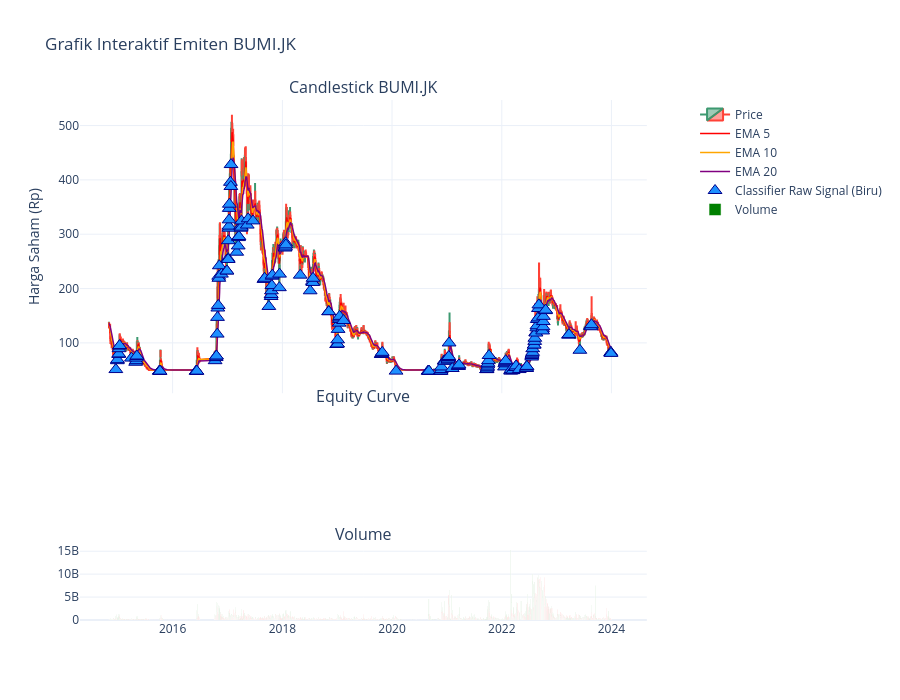

Write notebook code for a chart like this one.
### Code cell
from src.visualizer import plot_interactive_candlestick
from src.label import buy_the_dip_label

# 1. Hitung ulang label dengan sweet spot Anda (15% / -5%)
# Gunakan df utuh agar tidak ada masalah data terpotong di akhir
df_label = buy_the_dip_label(df.copy(), min_return=0.15, max_drawdown=-0.05)

# 2. Potong ke In-Sample (sampai akhir 2023)
df_label = df_label.loc[:IN_SAMPLE_END]

# 3. Ubah nama kolom agar terbaca oleh visualizer.py sebagai sinyal model
df_dummy_pred = pd.DataFrame(index=df_label.index)
df_dummy_pred['classifier_signal'] = df_label['is_buy_dip'] == 1
df_dummy_pred['classifier_proba'] = 1.0  # Sekadar angka probabilitas palsu untuk hover

# 4. Plot Chart Interaktif
plot_interactive_candlestick(
    df=df_label, 
    ticker_name=TICKER, 
    classifier_predictions_df=df_dummy_pred
)

### Figure 1 — Plotly figure (JSON) as saved in the notebook; plotly's stock layout.template omitted (floating-point values rounded to 4 significant figures; data arrays with more than 128 entries replaced by an {"elided": "..."} marker saying what was removed)
{"data": [{"close": {"elided": "2159 float values"}, "high": {"elided": "2159 float values"}, "low": {"elided": "2159 float values"}, "name": "Price", "open": {"elided": "2159 float values"}, "type": "candlestick", "x": {"elided": "2159 str values"}, "xaxis": "x", "yaxis": "y"}, {"hovertemplate": "EMA 5: Rp%{y:,.0f}<extra></extra>", "line": {"color": "red", "width": 1.5}, "mode": "lines", "name": "EMA 5", "type": "scatter", "x": {"elided": "2159 str values"}, "xaxis": "x", "y": {"elided": "2159 float values"}, "yaxis": "y"}, {"hovertemplate": "EMA 10: Rp%{y:,.0f}<extra></extra>", "line": {"color": "orange", "width": 1.5}, "mode": "lines", "name": "EMA 10", "type": "scatter", "x": {"elided": "2159 str values"}, "xaxis": "x", "y": {"elided": "2159 float values"}, "yaxis": "y"}, {"hovertemplate": "EMA 20: Rp%{y:,.0f}<extra></extra>", "line": {"color": "purple", "width": 1.5}, "mode": "lines", "name": "EMA 20", "type": "scatter", "x": {"elided": "2159 str values"}, "xaxis": "x", "y": {"elided": "2159 float values"}, "yaxis": "y"}, {"hovertemplate": "%{text}<extra></extra>", "marker": {"color": "dodgerblue", "line": {"color": "darkblue", "width": 1}, "size": 12, "symbol": "triangle-up"}, "mode": "markers", "name": "Classifier Raw Signal (Biru)", "text": {"elided": "193 str values"}, "type": "scatter", "x": {"elided": "193 str values"}, "xaxis": "x", "y": {"elided": "193 float values"}, "yaxis": "y"}, {"marker": {"color": {"elided": "2159 str values"}}, "name": "Volume", "type": "bar", "x": {"elided": "2159 str values"}, "xaxis": "x3", "y": {"elided": "2159 float values"}, "yaxis": "y4"}], "layout": {"annotations": [{"font": {"size": 16}, "showarrow": false, "text": "Candlestick BUMI.JK", "x": 0.47, "xanchor": "center", "xref": "paper", "y": 1, "yanchor": "bottom", "yref": "paper"}, {"font": {"size": 16}, "showarrow": false, "text": "Equity Curve", "x": 0.47, "xanchor": "center", "xref": "paper", "y": 0.406, "yanchor": "bottom", "yref": "paper"}, {"font": {"size": 16}, "showarrow": false, "text": "Volume", "x": 0.47, "xanchor": "center", "xref": "paper", "y": 0.141, "yanchor": "bottom", "yref": "paper"}], "height": 700, "hovermode": "closest", "title": {"text": "Grafik Interaktif Emiten BUMI.JK"}, "xaxis": {"anchor": "y", "domain": [0, 0.94], "matches": "x3", "rangeslider": {"visible": false}, "showticklabels": false}, "xaxis2": {"anchor": "y3", "domain": [0, 0.94], "matches": "x3", "showticklabels": false}, "xaxis3": {"anchor": "y4", "domain": [0, 0.94]}, "yaxis": {"anchor": "x", "domain": [0.436, 1], "title": {"text": "Harga Saham (Rp)"}}, "yaxis2": {"anchor": "x", "overlaying": "y", "side": "right"}, "yaxis3": {"anchor": "x2", "domain": [0.171, 0.406]}, "yaxis4": {"anchor": "x3", "domain": [0, 0.141]}}}
